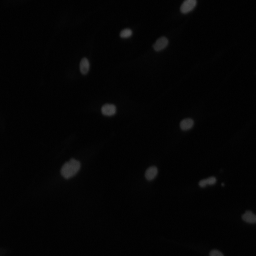
#> input picture Imagen1.png, 256 x 256 px, found by its file name
$ python prueba_unificada.py
#> lines starting #> are read from the running program, lines starting #| are printed output that depends on the picture; after the words box and inside, x2 and y2 are one past the last pixel; in counts of white or black regions, pixels touching at a corner belong together
#> further down, img is the input picture: shape (256, 256, 3); min 0, max 77, mean 3.9
### cell_segmentation_lib.py
# -*- coding: utf-8 -*-
"""Librería personalizada para procesamiento y conteo de células."""

import numpy as np # Importa NumPy para el manejo de matrices y arreglos numéricos
from scipy import signal # Importa el módulo signal para operaciones de convolución
from scipy.ndimage import label # Importa la función de etiquetado de objetos en imágenes binarias

def rgb_to_gray(img_rgb):
    """Conversión manual usando pesos estándar de luminancia."""
    return np.dot(img_rgb[...,:3], [0.2989, 0.5870, 0.1140]).astype(np.uint8) # Aplica producto punto entre los canales RGB y los pesos de luminancia para obtener la escala de grises

def intensity_transform(image, gamma=1.0):
    """Transformación de intensidad: Corrección Gamma."""
#> called with gamma = 1.2
    invGamma = 1.0 / gamma # Calcula el inverso del valor gamma para la corrección
    table = np.array([((i / 255.0) ** invGamma) * 255 for i in np.arange(0, 256)]).astype("uint8") # Crea una tabla de búsqueda (LUT) con los valores mapeados según la potencia gamma
    return table[image] # Aplica la tabla de búsqueda a la imagen de entrada para ajustar el contraste

def spatial_filter_gaussian(image, size=5, sigma=1.0):
    """Filtrado espacial: Implementación de desenfoque gaussiano."""
#> called with size = 5, sigma = 1
    x, y = np.mgrid[-size//2 + 1:size//2 + 1, -size//2 + 1:size//2 + 1] # Crea una rejilla de coordenadas centrada en cero según el tamaño del kernel
    g = np.exp(-((x**2 + y**2)/(2.0*sigma**2))) # Aplica la fórmula de la función gaussiana en 2D
    kernel = g / g.sum() # Normaliza el kernel para que la suma de sus elementos sea 1
    return signal.convolve2d(image, kernel, mode='same').astype(np.uint8) # Realiza la convolución de la imagen con el kernel gaussiano para suavizarla

def frequency_filter_lowpass(image, cutoff=30):
    """Filtrado en frecuencia: Filtro Ideal Pasa Bajos usando FFT."""
#> called with cutoff = 50
    f = np.fft.fft2(image) # Transforma la imagen del dominio espacial al dominio de la frecuencia (FFT)
    fshift = np.fft.fftshift(f) # Desplaza el componente de frecuencia cero (DC) al centro del espectro
    rows, cols = image.shape # Obtiene las dimensiones de la imagen (filas y columnas)
    crow, ccol = rows // 2, cols // 2 # Calcula el centro de la imagen para posicionar la máscara

    mask = np.zeros((rows, cols), np.uint8) # Inicializa una máscara negra (ceros) del tamaño de la imagen
    center = [crow, ccol] # Define las coordenadas centrales
    x, y = np.ogrid[:rows, :cols] # Crea rejillas vectorizadas para cálculos de distancia
    mask_area = (x - center[0])**2 + (y - center[1])**2 <= cutoff**2 # Define un círculo de radio 'cutoff' (frecuencia de corte)
    mask[mask_area] = 1 # Rellena el círculo de la máscara con blanco (unos)

    fshift = fshift * mask # Aplica la máscara al espectro de frecuencias (multiplicación punto a punto)
    f_ishift = np.fft.ifftshift(fshift) # Deshace el desplazamiento del centro
    img_back = np.fft.ifft2(f_ishift) # Aplica la transformada inversa de Fourier para volver al dominio espacial
    return np.abs(img_back).astype(np.uint8) # Retorna la magnitud del resultado convertido a 8 bits

# [24 lines left out: functions point_detection, hough_lines_manual, not called in this run]

def edge_detection_sobel(image):
    """Detección de bordes: Sobel manual."""
    Kx = np.array([[-1, 0, 1], [-2, 0, 2], [-1, 0, 1]], dtype=np.float32) # Define el kernel de Sobel para gradientes horizontales
    Ky = np.array([[1, 2, 1], [0, 0, 0], [-1, -2, -1]], dtype=np.float32) # Define el kernel de Sobel para gradientes verticales
    Ix = signal.convolve2d(image, Kx, mode='same') # Calcula el gradiente en X mediante convolución
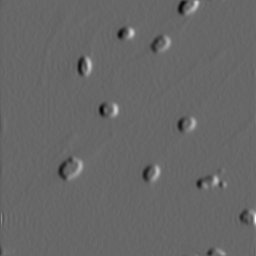
#> Ix: shape (256, 256) float32; min -130, max 190, mean 0; drawn with min black and max white
    Iy = signal.convolve2d(image, Ky, mode='same') # Calcula el gradiente en Y mediante convolución
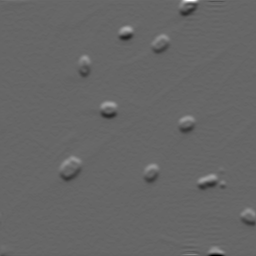
#> Iy: shape (256, 256) float32; min -195, max 290, mean 0; drawn with min black and max white
    mag = np.hypot(Ix, Iy) # Calcula la magnitud del gradiente combinando Ix e Iy (raíz de cuadrados)
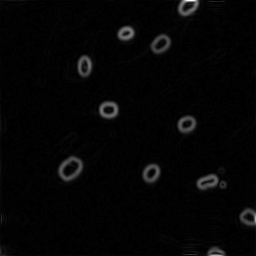
#> mag: shape (256, 256) float32; min 0, max 290, mean 6.2; drawn with min black and max white
    mag *= 255.0 / mag.max() # Normaliza la magnitud al rango [0, 255]
    return mag.astype(np.uint8) # Retorna la imagen de bordes en formato de 8 bits

# [28 lines left out: function hough_circles_manual, not called in this run]

def otsu_threshold(image):
    """Algoritmo de umbralización de Otsu programado manualmente."""
    hist, bins = np.histogram(image.ravel(), 256, [0,256]) # Calcula el histograma de la imagen
#> hist = 256 values, max 24873 at index 2, min 0 at index 89, mean 256; bins = 257 values from 0 to 256
    prob = hist / hist.sum() # Calcula las probabilidades de cada nivel de gris
#> prob = 256 values, max 0.38 at index 2, min 0 at index 89, mean 0.00391

    best_thresh = 0 # Variable para almacenar el mejor umbral encontrado
    max_variance = 0 # Almacena la varianza máxima entre clases

    for t in range(1, 256): # Itera por todos los posibles umbrales (niveles de gris)
        w0 = np.sum(prob[:t]) # Peso de la clase 1 (fondo)
        w1 = np.sum(prob[t:]) # Peso de la clase 2 (objetos)
        if w0 == 0 or w1 == 0: continue # Evita división por cero si una clase está vacía

        m0 = np.sum(np.arange(t) * prob[:t]) / w0 # Media de intensidad de la clase 1
        m1 = np.sum(np.arange(t, 256) * prob[t:]) / w1 # Media de intensidad de la clase 2

        variance = w0 * w1 * ((m0 - m1) ** 2) # Calcula la varianza entre clases de Otsu
        if variance > max_variance: # Busca maximizar esta varianza
            max_variance = variance # Actualiza la varianza máxima
            best_thresh = t # Actualiza el mejor umbral
#> this loop made 255 passes
#> (w0, w1, m0, m1, variance, max_variance) on passes 1 to 8: (0.0135, 0.986, 0, 3.97, 0.21, 0.21), (0.279, 0.721, 0.952, 5.07, 3.41, 3.41), (0.659, 0.341, 1.56, 8.48, 10.77, 10.77), (0.804, 0.196, 1.82, 12.53, 18.09, 18.09), (0.874, 0.126, 1.99, 17.25, 25.68, 25.68), (0.914, 0.0858, 2.12, 23.02, 34.25, 34.25), (0.935, 0.0652, 2.21, 28.41, 41.82, 41.82), (0.945, 0.0552, 2.26, 32.29, 47.01, 47.01)
#> after the loop, best_thresh = 27; max_variance = 62.53

    return (image > best_thresh).astype(np.uint8) * 255 # Retorna la imagen binarizada usando el umbral óptimo
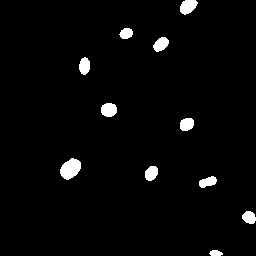
#> returned value: shape (256, 256); 2.7% white; 11 white regions, largest, box (x1, y1, x2, y2) and area: (60, 158, 81, 180) 320, (180, 0, 198, 15) 194, (101, 103, 117, 117) 184

def manual_labeling(binary_image, min_area=40):
    """Algoritmo de segmentación y conteo final (Etiquetado de componentes)."""
#> called with min_area = 5
    from scipy.ndimage import label # Importa la función de etiquetado (redundante pero asegura alcance)
    if binary_image is None or np.max(binary_image) == 0: # Verifica si la imagen está vacía
        return 0, [] # Retorna conteo cero y lista vacía

    labeled_array, num_features = label(binary_image > 0) # Etiqueta cada isla de píxeles blancos con un número único
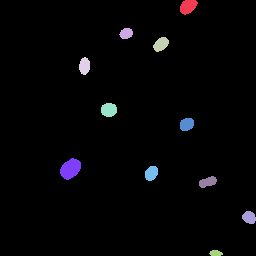
#> labeled_array: shape (256, 256) int32; 12 distinct labels, from 0 to 11; one colour per label, 0 black
#> num_features = 11

    final_count = 0 # Inicializa el contador de células válidas
    stats = [] # Lista para almacenar estadísticas (cajas, áreas) de cada célula
    for i in range(1, num_features + 1): # Itera sobre cada objeto detectado (del 1 al total de features)
        area = np.sum(labeled_array == i) # Calcula el área sumando los píxeles con la etiqueta actual
        if area >= min_area: # Filtra objetos que son demasiado pequeños para ser células (ruido)
            final_count += 1 # Incrementa el conteo final
            pos = np.where(labeled_array == i) # Obtiene las coordenadas de todos los píxeles del objeto
            stats.append({ # Almacena la caja delimitadora (min_x, min_y, max_x, max_y) y su área
                'box': (np.min(pos[1]), np.min(pos[0]), np.max(pos[1]), np.max(pos[0])),
                'area': area
            })
#> this loop made 11 passes
#> (area, pos) on passes 1 to 7: (194, 194 positions, rows 0 to 14, columns 180 to 197), (117, 117 positions, rows 28 to 38, columns 119 to 132), (163, 163 positions, rows 37 to 51, columns 153 to 168), (153, 153 positions, rows 57 to 74, columns 79 to 89), (184, 184 positions, rows 103 to 116, columns 101 to 116), (152, 152 positions, rows 118 to 130, columns 180 to 193), (320, 320 positions, rows 158 to 179, columns 60 to 80)
#> after the loop, final_count = 11; stats = 11 items
    return final_count, stats # Retorna el número total de células y sus detalles

### prueba_unificada.py
# -*- coding: utf-8 -*-
"""
Script Unificado: Procesamiento y conteo de células para múltiples imágenes.
Este script valida los requerimientos técnicos para todas las imágenes del dataset en un solo flujo.
"""

import cv2 # Importa OpenCV para lectura, conversión de color y dibujo
import numpy as np # Importa NumPy para operaciones matriciales
import matplotlib.pyplot as plt # Importa Matplotlib para generar los gráficos de salida
import cell_segmentation_lib as lib # Importa la librería personalizada con las funciones de procesamiento

# Configuración de imágenes y parámetros específicos para optimizar el conteo en cada una
dataset = [ # Define una lista de diccionarios con la configuración de cada imagen a procesar
    {'ruta': 'imagen1.png', 'gamma': 1.2, 'cutoff': 50, 'area': 5},   # Reducido para detectar células más pequeñas
    {'ruta': 'Imagen2.png', 'gamma': 1.5, 'cutoff': 45, 'area': 30},  # Aumentado para filtrar objetos pequeños
    {'ruta': 'Imagen3.png', 'gamma': 1.2, 'cutoff': 40, 'area': 15},
    {'ruta': 'Imagen4.png', 'gamma': 1.2, 'cutoff': 40, 'area': 0},  # Sin filtro de área para detectar incluso los objetos más pequeños
    {'ruta': 'Imagen5.png', 'gamma': 1.2, 'cutoff': 40, 'area': 30}, # Aumentado area para ignorar detritos pequeños
    {'ruta': 'Imagen6.png', 'gamma': 1.1, 'cutoff': 60, 'area': 25}, # Mayor cutoff para intentar separar células muy juntas
    {'ruta': 'Imagen7.png', 'gamma': 1.8, 'cutoff': 45, 'area': 20}, # Gamma alto para compensar la tinción de los núcleos
    {'ruta': 'Imagen8.png', 'gamma': 1.2, 'cutoff': 40, 'area': 20}, # Configuración estándar para buen contraste
    {'ruta': 'Imagen9.png', 'gamma': 1.3, 'cutoff': 45, 'area': 15}, # Ajuste fino para células aisladas
    {'ruta': 'Imagen10.png', 'gamma': 1.6, 'cutoff': 35, 'area': 50} # Menor cutoff y mayor area para células grandes y borrosas
]

print("Iniciando procesamiento unificado del dataset...\n") # Imprime mensaje de inicio en consola

for data in dataset: # Itera a través de cada elemento de configuración en el dataset
    ruta_imagen = data['ruta'] # Extrae la ruta del archivo de imagen
    img = cv2.imread(ruta_imagen) # Carga la imagen desde el disco usando OpenCV

    if img is None: # Valida si la imagen se cargó correctamente
        print(f"Error: No se encontró {ruta_imagen} en la carpeta. Saltando...") # Avisa si el archivo no existe
        continue # Salta a la siguiente iteración si no hay imagen

    img_rgb = cv2.cvtColor(img, cv2.COLOR_BGR2RGB) # Convierte de BGR (OpenCV) a RGB (estándar para visualización)

    # 1. PREPROCESAMIENTO Y TRANSFORMACIÓN DE INTENSIDAD (Gamma)
    gray = lib.rgb_to_gray(img_rgb) # Convierte la imagen a escala de grises usando la función manual de la lib
    gray_gamma = lib.intensity_transform(gray, gamma=data['gamma']) # Aplica corrección gamma para mejorar el contraste

    # 2. FILTRADO ESPACIAL (Gaussiano) Y EN FRECUENCIA (FFT Low Pass)
    blur = lib.spatial_filter_gaussian(gray_gamma, size=5, sigma=1.0) # Aplica desenfoque gaussiano para reducir ruido de alta frecuencia
    frecuencia = lib.frequency_filter_lowpass(blur, cutoff=data['cutoff']) # Realiza filtrado pasa bajos en el dominio FFT

    # 3. DETECCIÓN DE BORDES (Sobel Manual) Y UMBRALIZACIÓN (Otsu Manual)
    bordes = lib.edge_detection_sobel(frecuencia) # Detecta bordes usando gradientes de Sobel implementados manualmente
    binaria = lib.otsu_threshold(frecuencia) # Convierte la imagen a blanco y negro puro usando el umbral óptimo de Otsu

    # 4. SEGMENTACIÓN POR REGIONES Y MÉTODO DE CONTEO FINAL
    total, info_celulas = lib.manual_labeling(binaria, min_area=data['area']) # Etiqueta objetos y cuenta cuántos cumplen el área mínima
#> total = 11; info_celulas = 11 items

    # Visualización de resultados con etiquetado automático
    conteo_vis = img_rgb.copy() # Crea una copia de la imagen original para dibujar sobre ella sin modificarla
    for i, celula in enumerate(info_celulas): # Recorre la información de cada célula detectada
        x1, y1, x2, y2 = celula['box'] # Extrae las coordenadas de la caja delimitadora
        cv2.rectangle(conteo_vis, (x1, y1), (x2, y2), (0, 255, 0), 2) # Dibuja un rectángulo verde alrededor de la célula
        cv2.putText(conteo_vis, str(i+1), (x1, y1-5), cv2.FONT_HERSHEY_SIMPLEX, 0.4, (0, 255, 0), 1) # Escribe el número identificador
#> this loop made 11 passes
#> (celula, x1, y1, x2, y2) on passes 1 to 7: ({'box': (180, 0, 197, 14), 'area': 194}, 180, 0, 197, 14), ({'box': (119, 28, 132, 38), 'area': 117}, 119, 28, 132, 38), ({'box': (153, 37, 168, 51), 'area': 163}, 153, 37, 168, 51), ({'box': (79, 57, 89, 74), 'area': 153}, 79, 57, 89, 74), ({'box': (101, 103, 116, 116), 'area': 184}, 101, 103, 116, 116), ({'box': (180, 118, 193, 130), 'area': 152}, 180, 118, 193, 130), ({'box': (60, 158, 80, 179), 'area': 320}, 60, 158, 80, 179)
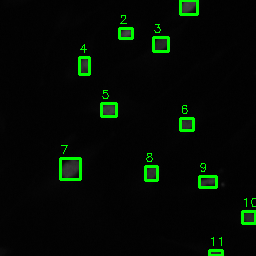
#> conteo_vis: shape (256, 256, 3); 2.96% of pixels changed, all inside (x1, y1, x2, y2) = (59, 0, 256, 256)

    print(f"Procesada: {ruta_imagen} | Células detectadas: {total}") # Imprime el resultado final del conteo por imagen
#| Procesada: imagen1.png | Células detectadas: 11

    # Mostramos un resumen visual por cada imagen
    plt.figure(figsize=(15, 10)) # Ajustamos el tamaño para una disposición de 2 filas
    plt.subplot(2,3,1), plt.imshow(img_rgb), plt.title(f'Original: {ruta_imagen}') # Muestra la imagen de entrada
    plt.subplot(2,3,2), plt.imshow(bordes, cmap='gray'), plt.title('Sobel (Manual)') # Muestra los bordes detectados
    plt.subplot(2,3,3), plt.imshow(binaria, cmap='gray'), plt.title('Segmentación (Otsu)') # Muestra el resultado de la binarización
    plt.subplot(2,3,4), plt.hist(frecuencia.ravel(), 256, [0,256], color='black'), plt.title('Histograma (Intensidad)') # Genera el histograma de frecuencias de gris
    plt.subplot(2,3,5), plt.imshow(conteo_vis), plt.title(f'Resultado: {total} células') # Muestra el conteo final visualizado
    plt.tight_layout() # Ajusta automáticamente los espacios entre las gráficas
    plt.show() # Despliega la ventana con todos los resultados
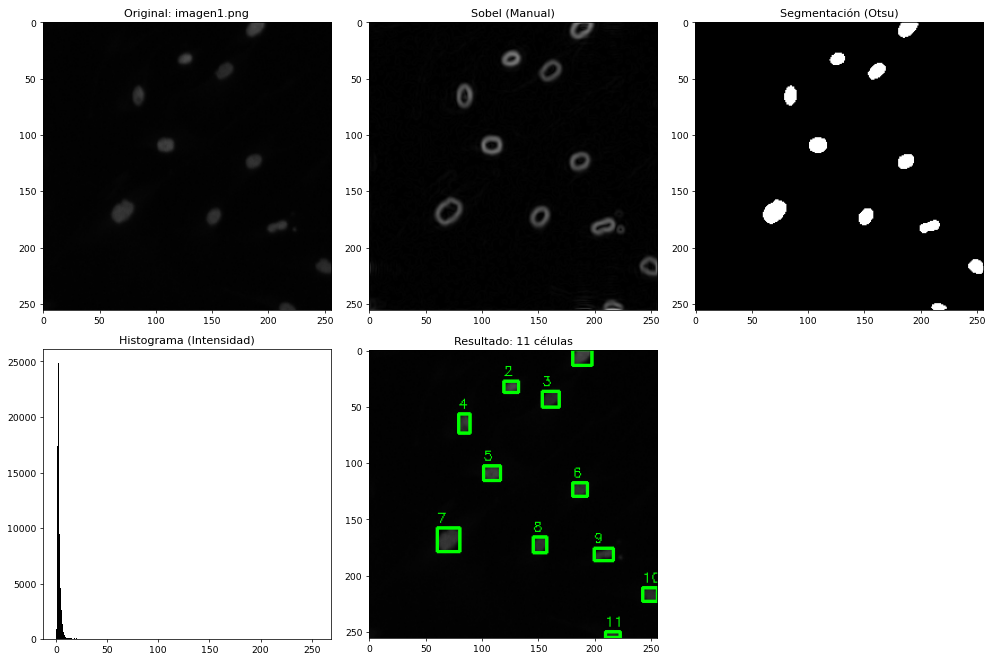
#> figure drawn by matplotlib, 5 panels; panel 4: tallest bar 24873 high, from x = 2 to 3
#> pass 2 of the loop `for data in dataset:`:
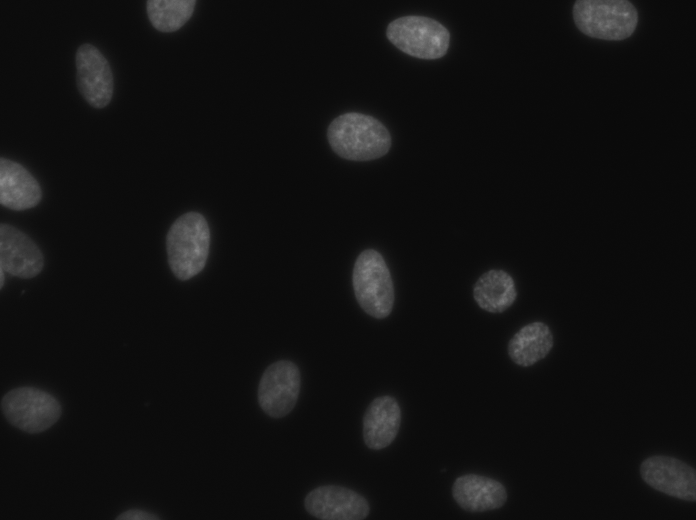
#> input picture Imagen2.png, 696 x 520 px
#> img is the input picture: shape (520, 696, 3); min 9, max 156, mean 17.3
#> in frequency_filter_lowpass (call 2), `x, y = np.ogrid[:rows, :cols]`: x = 520 values from 0 to 519
#> in frequency_filter_lowpass (call 2), `mask_area = (x - center[0])**2 + (y - center[1])**2 <= cutoff**2 # Def..`:
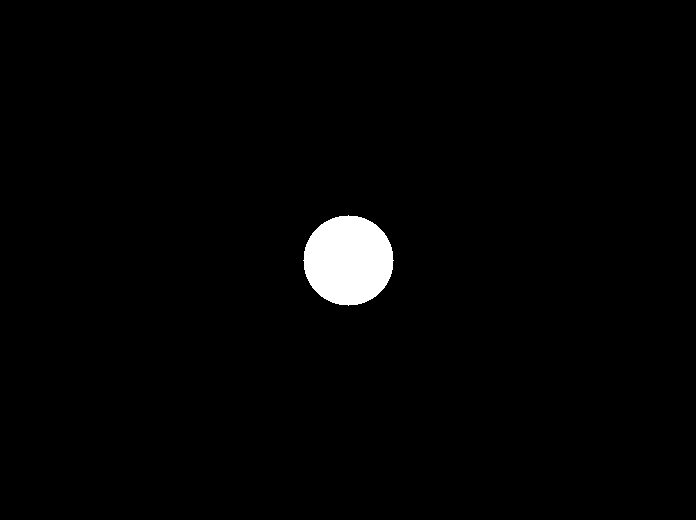
#> mask_area: shape (520, 696) bool; 1.8% white; 1 white region, box (x1, y1, x2, y2) and area: (303, 215, 394, 306) 6361
#> Ix: shape (520, 696) float32
#> Iy: shape (520, 696) float32
#> the loop in otsu_threshold (call 2), `for t in range(1, 256):` made 255 passes
#> (w0, w1, m0, m1, variance, max_variance) on passes 16 to 19: (8.29e-06, 1, 15, 36.52, 0.00384, 0.00384), (8.01e-05, 1, 15.9, 36.52, 0.0341, 0.0341), (0.000171, 1, 16.48, 36.53, 0.0688, 0.0688), (0.000251, 1, 16.97, 36.53, 0.0962, 0.0962)
#> the loop `for i, celula in enumerate(info_celulas):` made 18 passes
#> celula on passes 1 to 4: {'box': (145, 0, 196, 32), 'area': 1350}, {'box': (573, 0, 638, 41), 'area': 2281}, {'box': (385, 14, 450, 60), 'area': 2432}, {'box': (76, 45, 113, 107), 'area': 1812}
#| Procesada: Imagen2.png | Células detectadas: 18
#> `plt.show()`:
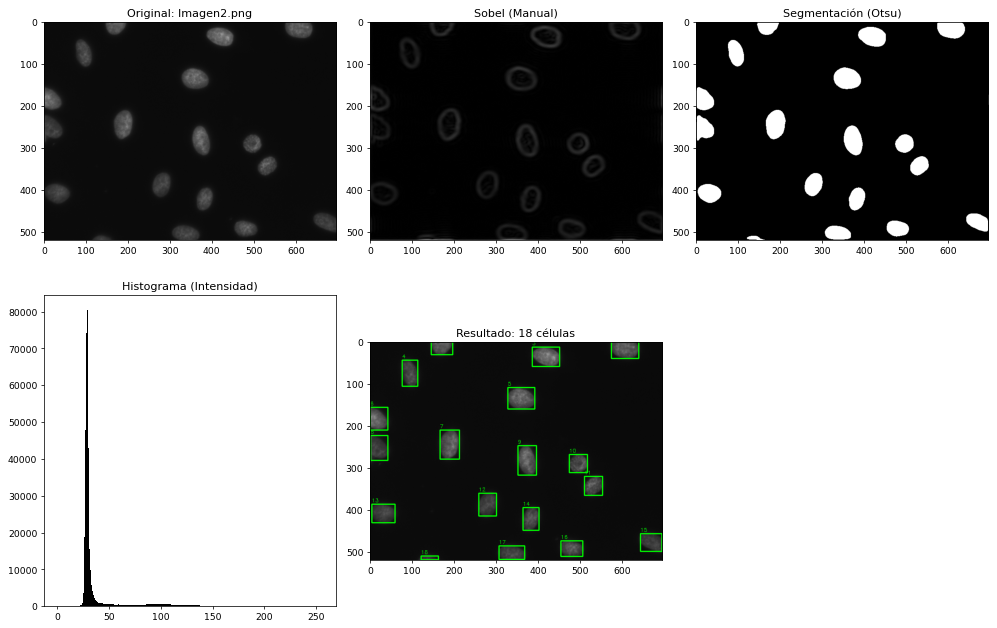
#> figure drawn by matplotlib, 5 panels; panel 4: tallest bar 80367 high, from x = 29 to 30
#> pass 3 of the loop `for data in dataset:`:
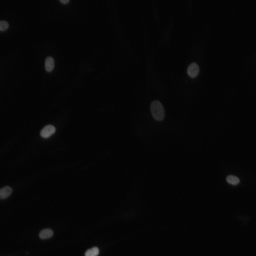
#> input picture Imagen3.png, 256 x 256 px
#> img is the input picture: shape (256, 256, 3); min 2, max 135, mean 5.9
#> Ix: shape (256, 256) float32
#> Iy: shape (256, 256) float32
#> the loop `for i, celula in enumerate(info_celulas):` made 10 passes
#> celula on passes 1 to 4: {'box': (60, 0, 68, 4), 'area': 33}, {'box': (0, 20, 8, 31), 'area': 80}, {'box': (44, 56, 54, 72), 'area': 144}, {'box': (187, 63, 199, 78), 'area': 157}
#> after the loop `for i, celula in enumerate(info_celulas):`:
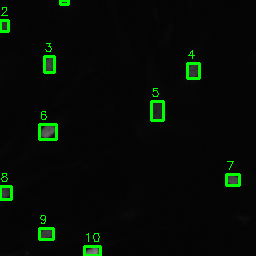
#> conteo_vis: shape (256, 256, 3); 2.42% of pixels changed, all inside (x1, y1, x2, y2) = (0, 0, 241, 256)
#| Procesada: Imagen3.png | Células detectadas: 10
#> `plt.show()`:
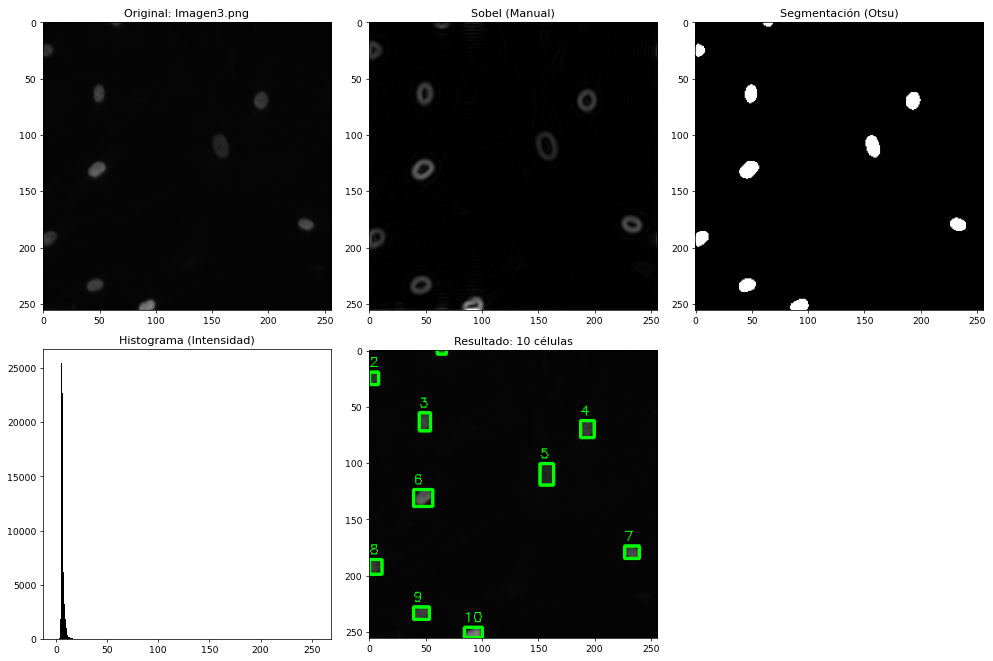
#> figure drawn by matplotlib, 5 panels; panel 4: tallest bar 25461 high, from x = 5 to 6
#> the loop made 10 passes; the first 3 are shown

print("\nProcesamiento de todas las imágenes completado con éxito.") # Mensaje de finalización global
